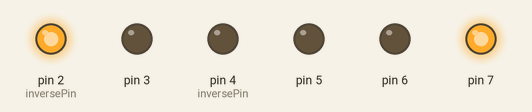
This sketch was run on a simulated Arduino Uno, built with avr-gcc and run on an emulated ATmega328P. Parts: output pins drawn as LEDs (lit = HIGH).

Above: at 0.15 s.
At 1.35 s:
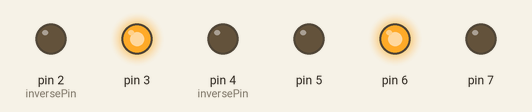
At 2.7 s:
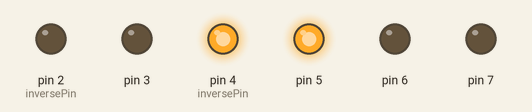
Timing chart, 0 to 4.1 s (numbered marks = the images above):
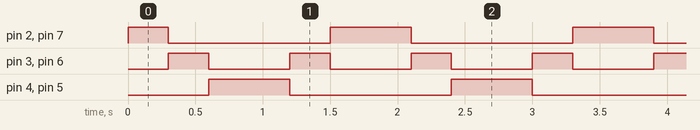

Measured:
- by itself, pin 2 (inversePin), pin 7: repeats every 1.8 s: LOW 1.2 s, HIGH 0.60 s
- by itself, pin 3, pin 6: alternates HIGH for 0.30 s and LOW for 0.60 s
- by itself, pin 4 (inversePin), pin 5: alternates HIGH for 0.60 s and LOW for 1.2 s

The sketch:

6.2_custom_leds.ino
```cpp
/*
leds move from the sides to the middle and back
*/
int timer = 300;

void setup() {
  for (int thisPin = 2; thisPin < 8; thisPin++) {
    pinMode(thisPin, OUTPUT);
  }
}

void loop() {
  int inversePin = 2;
  for (int thisPin = 7; thisPin >=5; thisPin--) {
    digitalWrite(thisPin, HIGH);
    digitalWrite(inversePin, HIGH);
    delay(timer);
    digitalWrite(thisPin, LOW);
    digitalWrite(inversePin, LOW);
    inversePin++;
  }

  inversePin = 4;
  for (int thisPin = 5; thisPin <= 7; thisPin++) {
    digitalWrite(thisPin, HIGH);
    digitalWrite(inversePin, HIGH);
    delay(timer);
    digitalWrite(thisPin, LOW);
    digitalWrite(inversePin, LOW);
    inversePin--;
  }
}
```
